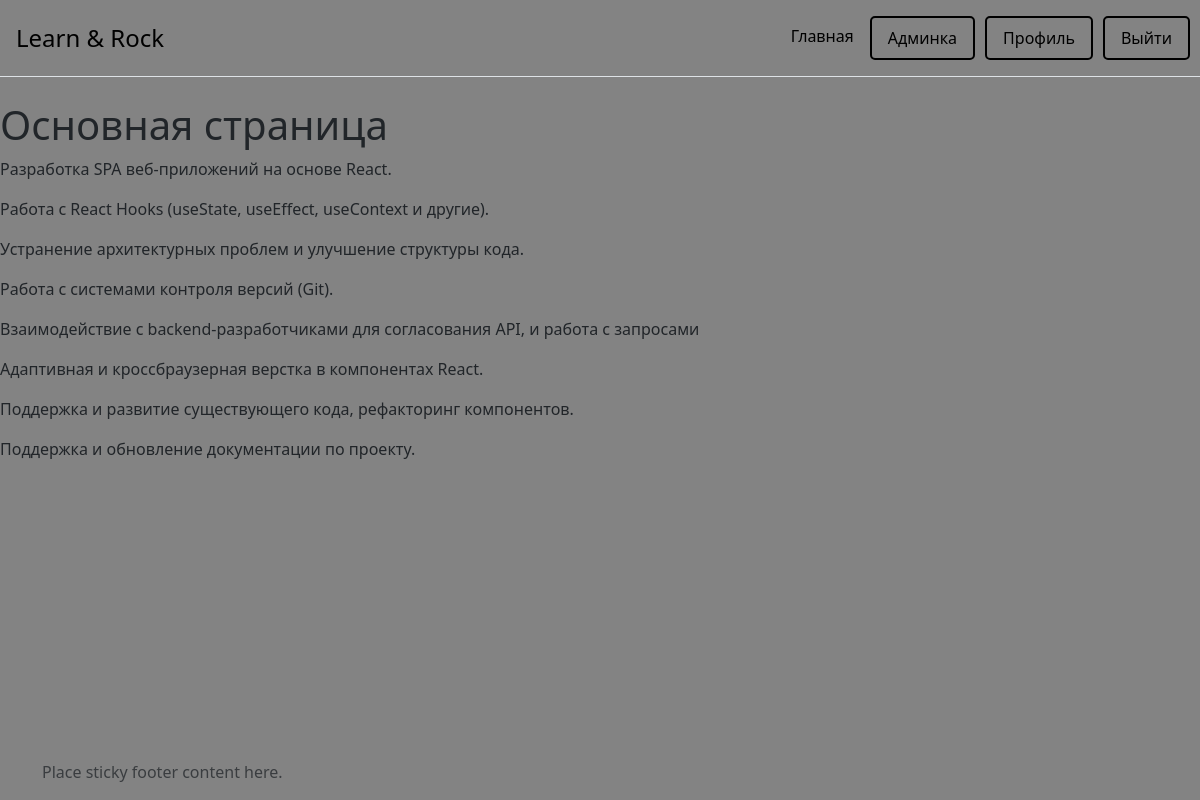
The app's page /api/ (signed in) with its own data.
### main/models.py (models this page shows)
class MainSkills(models.Model):
    skill = models.CharField(verbose_name='Название навыка', max_length=100)
    level = models.IntegerField(verbose_name='Уровень навыка')
    class Meta:
        verbose_name = 'Навык на главной'
        verbose_name_plural = 'Навыки на главной'
    def __str__(self):
        return self.skill

### main/views.py (the view)
# urls.py: path('', MainView.as_view(), name='home'),
class MainView(LoginRequiredMixin, ListView):
    model = MainSkills
    context_object_name = 'skills'
    template_name = 'main/main.html'
    login_url = reverse_lazy('login')
    def get_context_data(self, **kwargs):
        context = super().get_context_data(**kwargs)
        context['title'] = 'Основная страница'
        return context

### templates/main/main.html (shortened to what this page needs)
{% extends 'laout.html' %}
{% block main %}
    <h1>{{ title }}</h1>
    {% for skill in skills %}
        <p>{{ skill }}</p>
    {% endfor %}
{% endblock %}

### templates/laout.html (shortened to what this page needs)
{% load static %}
<!DOCTYPE html>
<html lang="ru" class="h-100">
<head>
    <link rel="stylesheet" href="https://cdn.jsdelivr.net/npm/bootstrap@5.3.3/dist/css/bootstrap.min.css">
    <link rel="stylesheet" href="{% static 'css/main.css' %}">
</head>
<body class="d-flex flex-column h-100">
    <header class="d-flex flex-wrap justify-content-center py-3 mb-4 border-bottom">
        <a style="margin-left: 16px;" href="{% url 'home'%}" class="d-flex align-items-center mb-3 mb-md-0 me-md-auto link-body-emphasis text-decoration-none">
            <span class="fs-4">Learn & Rock</span>
        </a>
        <ul class="nav nav-pills">
            <li class="nav-item"><a href="{% url 'home' %}" class="nav-link header-items">Главная</a></li>
            {% if user.is_superuser %}
                <li style="margin-right: 10px;" class="nav-item main-btn"><a href="{% url 'admin:index' %}" target="_blank" class="nav-link header-items">Админка</a></li>
            {% endif %}
            {% if user.is_authenticated %}
                <li style="margin-right: 10px;" class="nav-item main-btn"><a href="{% url 'profile' %}" class="nav-link header-items">Профиль</a></li>
                <li style="margin-right: 10px;" class="nav-item main-btn"><a href="{% url 'exit' %}" class="nav-link header-items">Выйти</a></li>
            {% else %}
                <li style="margin-right: 10px;" class="nav-item main-btn"><a href="{% url 'login' %}" class="nav-link header-items">Войти</a></li>
                <li style="margin-right: 10px;" class="nav-item main-btn"><a href="{% url 'register' %}" class="nav-link header-items">Зарегистрироваться</a></li>
            {% endif %}
        </ul>
    </header>
    {% block main %}
    {% endblock %}
    <footer class="footer mt-auto py-3">
        <div class="container">
            <span class="text-body-secondary">Place sticky footer content here.</span>
        </div>
    </footer>
</body>
</html>

### static/css/main.css (style rules this page uses)
body { background-color: #838383; }

### records on screen
MainSkills: skill "Разработка SPA веб-приложений на основе React."
MainSkills: skill "Работа с React Hooks (useState, useEffect, useContext и другие)."
MainSkills: skill "Устранение архитектурных проблем и улучшение структуры кода."
MainSkills: skill "Работа с системами контроля версий (Git)."
MainSkills: skill "Взаимодействие с backend-разработчиками для согласования API, и работа с запросами"
MainSkills: skill "Адаптивная и кроссбраузерная верстка в компонентах React."
MainSkills: skill "Поддержка и развитие существующего кода, рефакторинг компонентов."
MainSkills: skill "Поддержка и обновление документации по проекту."

### other values on screen
{{ title }} "Основная страница"
